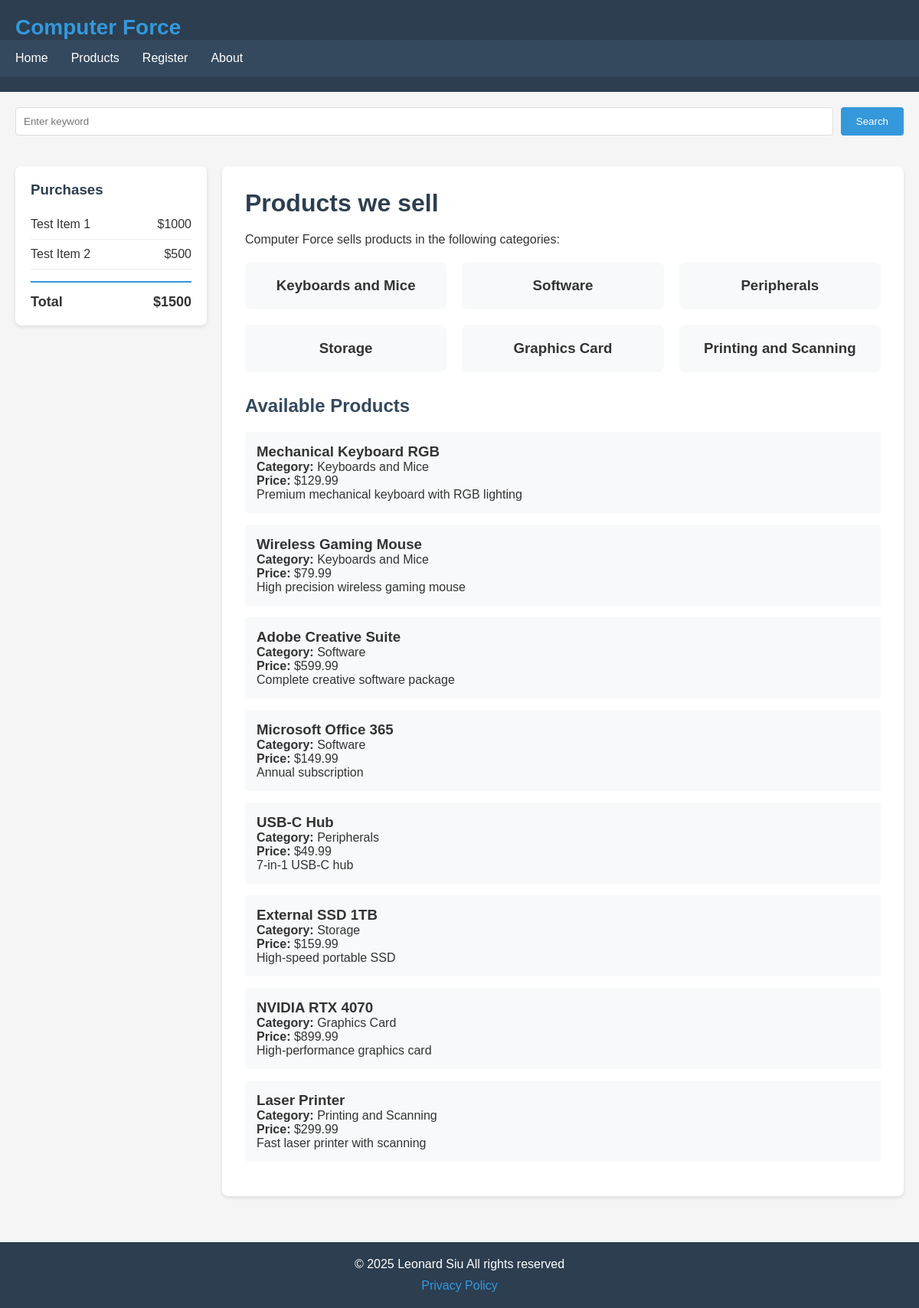
The page /product.php on the database its author committed.
### tables this page shows
CREATE TABLE IF NOT EXISTS products (
    id INT AUTO_INCREMENT PRIMARY KEY,
    name VARCHAR(100) NOT NULL,
    category VARCHAR(50) NOT NULL,
    price DECIMAL(10,2) NOT NULL,
    description TEXT,
    created_at TIMESTAMP DEFAULT CURRENT_TIMESTAMP
);

### product.php (the view, shortened to what this page needs)
<?php
require_once 'database/db.php';
$search = isset($_GET['search']) ? $_GET['search'] : '';
$query = "SELECT * FROM products WHERE 1=1";
$result = mysqli_query($conn, $query);
?>
<!DOCTYPE html>
<html lang="en">
<head>
    <link rel="stylesheet" href="css/style.css">
</head>
<body>
    <header>
        <div class="header-top">
            <h1 class="logo">Computer Force</h1>
        </div>
        <nav>
            <ul>
                <li><a href="index.php">Home</a></li>
                <li><a href="product.php">Products</a></li>
                <li><a href="register.php">Register</a></li>
                <li><a href="about.php">About</a></li>
            </ul>
        </nav>
    </header>
    <div class="search-container">
        <div class="search-box">
            <input type="text" id="searchKeyword" placeholder="Enter keyword" value="<?php echo htmlspecialchars($search); ?>">
            <button onclick="searchProducts()">Search</button>
        </div>
    </div>
    <div class="container">
        <aside class="sidebar">
            <h3>Purchases</h3>
            <div class="cart-items">
                <div class="cart-item">
                    <span>Test Item 1</span>
                    <span>$1000</span>
                </div>
                <div class="cart-item">
                    <span>Test Item 2</span>
                    <span>$500</span>
                </div>
            </div>
            <div class="cart-total">
                <div style="display: flex; justify-content: space-between;">
                    <span>Total</span>
                    <span>$1500</span>
                </div>
            </div>
        </aside>
        <main class="main-content">
            <h1>Products we sell</h1>
            <p>Computer Force sells products in the following categories:</p>
            <div class="product-categories">
                <div class="category-card">
                    <h3>Keyboards and Mice</h3>
                </div>
                <div class="category-card">
                    <h3>Software</h3>
                </div>
                <div class="category-card">
                    <h3>Peripherals</h3>
                </div>
                <div class="category-card">
                    <h3>Storage</h3>
                </div>
                <div class="category-card">
                    <h3>Graphics Card</h3>
                </div>
                <div class="category-card">
                    <h3>Printing and Scanning</h3>
                </div>
            </div>
            <?php if (mysqli_num_rows($result) > 0): ?>
                <h2 style="margin-top: 30px;">Available Products</h2>
                <div style="margin-top: 20px;">
                    <?php while ($product = mysqli_fetch_assoc($result)): ?>
                        <div style="background: #f8f9fa; padding: 15px; margin-bottom: 15px; border-radius: 4px;">
                            <h3><?php echo htmlspecialchars($product['name']); ?></h3>
                            <p><strong>Category:</strong> <?php echo htmlspecialchars($product['category']); ?></p>
                            <p><strong>Price:</strong> $<?php echo number_format($product['price'], 2); ?></p>
                            <?php if ($product['description']): ?>
                                <p><?php echo htmlspecialchars($product['description']); ?></p>
                            <?php endif; ?>
                        </div>
                    <?php endwhile; ?>
                </div>
            <?php endif; ?>
        </main>
    </div>
    <footer>
        <p>&copy; 2025 Leonard Siu All rights reserved</p>
        <div class="footer-links">
            <a href="privacyPolicy.php">Privacy Policy</a>
        </div>
    </footer>
</body>
</html>

### css/style.css (style rules this page uses)
* { margin: 0; padding: 0; box-sizing: border-box; }
body { font-family: Arial, sans-serif; background-color: #f5f5f5; color: #333; }
header { background-color: #2c3e50; color: white; padding: 20px 0; }
.header-top { max-width: 1200px; margin: 0 auto; padding: 0 20px; }
.logo { font-size: 28px; font-weight: bold; color: #3498db; }
nav { background-color: #34495e; padding: 15px 0; }
nav ul { list-style: none; max-width: 1200px; margin: 0 auto; padding: 0 20px; display: flex; gap: 30px; }
nav a { color: white; text-decoration: none; font-size: 16px; transition: color 0.3s; }
.search-container { max-width: 1200px; margin: 20px auto; padding: 0 20px; }
.search-box { display: flex; gap: 10px; }
.search-box input { flex: 1; padding: 10px; border: 1px solid #ddd; border-radius: 4px; }
.search-box button { padding: 10px 20px; background-color: #3498db; color: white; border: none; border-radius: 4px; cursor: pointer; }
.container { max-width: 1200px; margin: 0 auto; padding: 20px; display: grid; grid-template-columns: 250px 1fr; gap: 20px; }
.sidebar { background-color: white; padding: 20px; border-radius: 8px; box-shadow: 0 2px 5px rgba(0,0,0,0.1); height: fit-content; }
.sidebar h3 { margin-bottom: 15px; color: #2c3e50; }
.cart-items { margin-bottom: 15px; }
.cart-item { display: flex; justify-content: space-between; padding: 10px 0; border-bottom: 1px solid #eee; }
.cart-total { font-weight: bold; font-size: 18px; margin-top: 15px; padding-top: 15px; border-top: 2px solid #3498db; }
.main-content { background-color: white; padding: 30px; border-radius: 8px; box-shadow: 0 2px 5px rgba(0,0,0,0.1); }
.main-content h1 { color: #2c3e50; margin-bottom: 20px; }
.main-content h2 { color: #34495e; margin-top: 20px; margin-bottom: 15px; }
.product-categories { display: grid; grid-template-columns: repeat(auto-fill, minmax(200px, 1fr)); gap: 20px; margin-top: 20px; }
.category-card { background-color: #f8f9fa; padding: 20px; border-radius: 8px; text-align: center; cursor: pointer; transition: transform 0.3s, box-shadow 0.3s; }
footer { background-color: #2c3e50; color: white; text-align: center; padding: 20px; margin-top: 40px; }
.footer-links { margin-top: 10px; }
.footer-links a { color: #3498db; text-decoration: none; margin: 0 10px; }

### rows shown on the page
products: name "Mechanical Keyboard RGB", category "Keyboards and Mice", price "129.99", description "Premium mechanical keyboard with RGB lighting"
products: name "Wireless Gaming Mouse", category "Keyboards and Mice", price "79.99", description "High precision wireless gaming mouse"
products: name "Adobe Creative Suite", category "Software", price "599.99", description "Complete creative software package"
products: name "Microsoft Office 365", category "Software", price "149.99", description "Annual subscription"
products: name "USB-C Hub", category "Peripherals", price "49.99", description "7-in-1 USB-C hub"
products: name "External SSD 1TB", category "Storage", price "159.99", description "High-speed portable SSD"
products: name "NVIDIA RTX 4070", category "Graphics Card", price "899.99", description "High-performance graphics card"
products: name "Laser Printer", category "Printing and Scanning", price "299.99", description "Fast laser printer with scanning"
